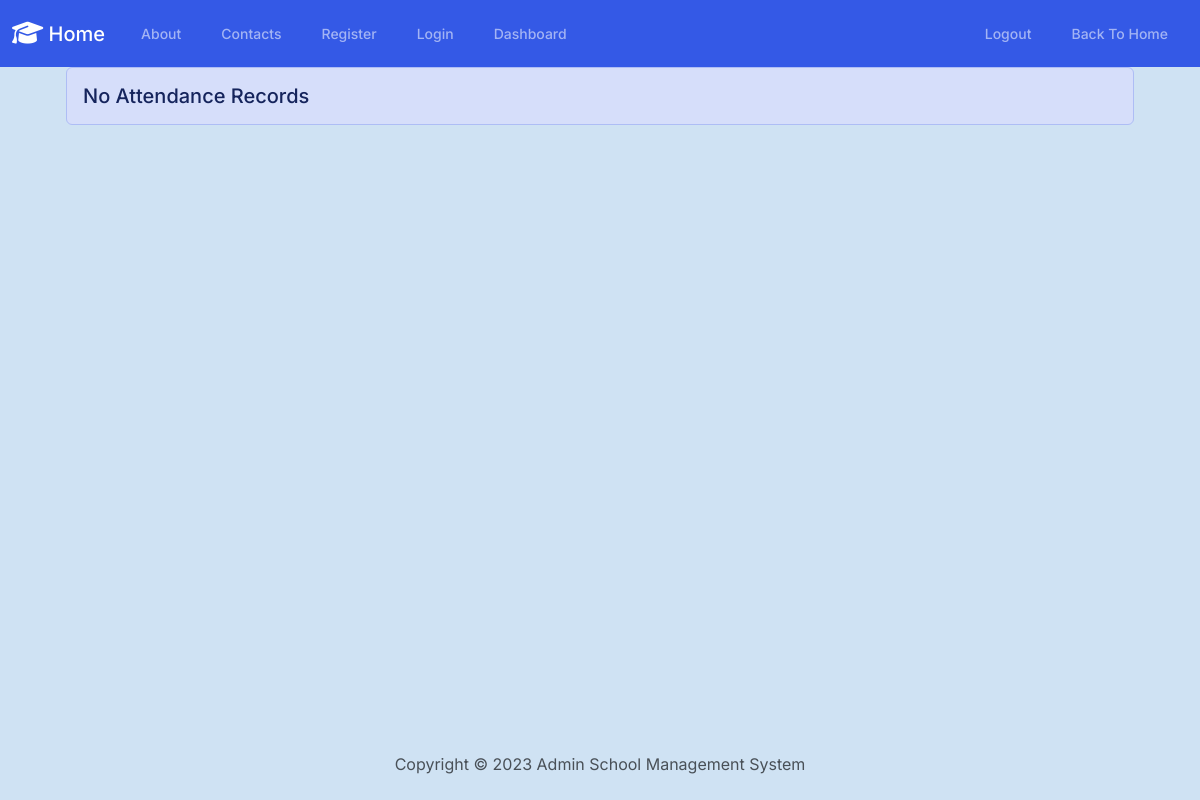
/attendance/list/, run on an earlier commit of the app's database.
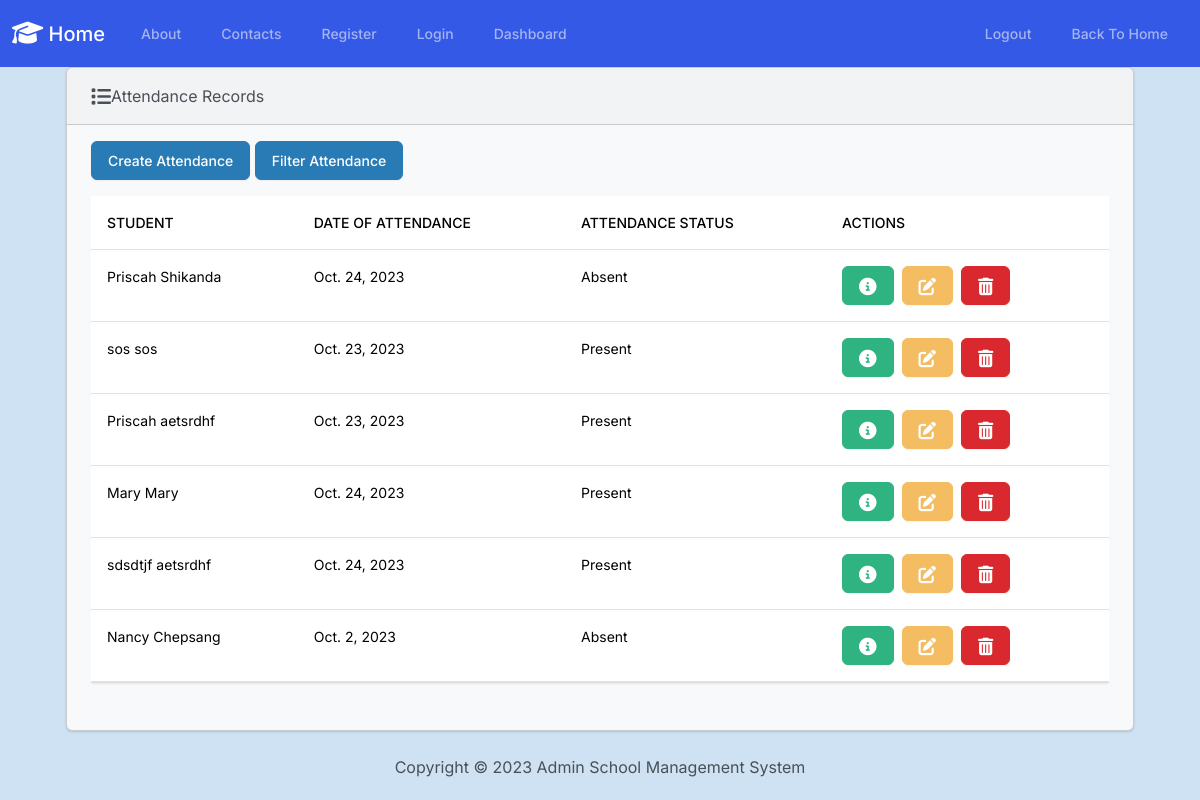
And on a later commit of the database.
### Attendance/models.py (models this page shows, shortened)
class Attendance(models.Model):
    student = models.ForeignKey(Student, on_delete=models.CASCADE)
    attendanceStatus = models.CharField(max_length=30, choices=ATTENDANCE_CHOICES)
    dateOfAttendance = models.DateField()

### Students/models.py (models this page shows, shortened)
class Student(models.Model):
    firstName = models.CharField(max_length=50)
    lastName = models.CharField(max_length=50)
    dateOfBirth = models.DateField()
    yearOfStudy = models.IntegerField(choices=YEAR_CHOICES)

### Attendance/views.py (the view)
# urls.py: path('list/', views.list_attendance, name="list_attendance"),
def list_attendance(request):
    attendance_records = Attendance.objects.all()
    return render(request, 'attendance/list_attendance.html', {'attendance_records': attendance_records})

### templates/attendance/list_attendance.html (shortened to what this page needs)
{% extends "layout.html" %}
{% block content %}
    <div class="row">
        <div class="col-12">
            {% if attendance_records %}
                <div class="card bg-light ms-4 me-4 mb-4">
                    <div class="card-header">
                        <i class="fa-solid fa-list fa-lg"></i>Attendance Records
                    </div>
                    <div class="card-body">
                        <p class="card-text">
                            <a href="{% url 'create_attendance' %}" class="btn btn-info">
                                Create Attendance</a>
                            <a href="{% url 'list_attendance_by_status' %}" class="btn btn-info">
                                Filter Attendance</a>
                            <div class="table-responsive">
                                <table class="table table-hover">
                                    <thead>
                                        <tr>
                                            <th scope="col">Student</th>
                                            <th scope="col">Date of Attendance</th>
                                            <th scope="col">Attendance Status</th>
                                            <th scope="col">Actions</th>
                                        </tr>
                                    </thead>
                                    <tbody>
                                        {% for attendance_record in attendance_records %}
                                            <tr>
                                                <td>{{ attendance_record.student.firstName }} {{ attendance_record.student.lastName }}</td>
                                                <td>{{ attendance_record.dateOfAttendance }}</td>
                                                <td>{{ attendance_record.attendanceStatus }}</td>
                                                <td>
                                                    <button type="button" class="btn btn-success me-1" data-bs-toggle="modal" data-bs-target="#myModal{{ attendance_record.id }}">
                                                    </button>
                                                    <a class="btn btn-warning me-1" href="{% url 'update_attendance' attendance_record.id %}">
                                                    </a>
                                                    <button type="button" class="btn btn-danger" data-bs-toggle="modal" data-bs-target="#delete{{ attendance_record.id }}">
                                                    </button>
                                                </td>
                                            </tr>
                                        {% endfor %}
                                    </tbody>
                                </table>
                            </div>
                        </p>
                    </div>
                </div>
            {% else %}
                <h5 class="alert alert-primary ms-4 me-4">No Attendance Records</h5>
            {% endif %}
        </div>
    </div>
{% endblock %}

What changed in the data, as far as the page shows it:
added Attendance: student.firstName "Priscah", student.lastName "Shikanda", dateOfAttendance "Oct. 24, 2023", attendanceStatus "Absent"
added Attendance: student.firstName "sos", student.lastName "sos", dateOfAttendance "Oct. 23, 2023", attendanceStatus "Present"
added Attendance: student.firstName "Priscah", student.lastName "aetsrdhf", dateOfAttendance "Oct. 23, 2023", attendanceStatus "Present"
added Attendance: student.firstName "Mary", student.lastName "Mary", dateOfAttendance "Oct. 24, 2023", attendanceStatus "Present"
added Attendance: student.firstName "sdsdtjf", student.lastName "aetsrdhf", dateOfAttendance "Oct. 24, 2023", attendanceStatus "Present"
added Attendance: student.firstName "Nancy", student.lastName "Chepsang", dateOfAttendance "Oct. 2, 2023", attendanceStatus "Absent"
Also different on the page:
text no longer shown: "No Attendance Records"
text now shown: "Attendance Records Create Attendance Filter Attendance STUDENT DATE OF ATTENDANCE ATTENDANCE STATUS ACTIONS"
